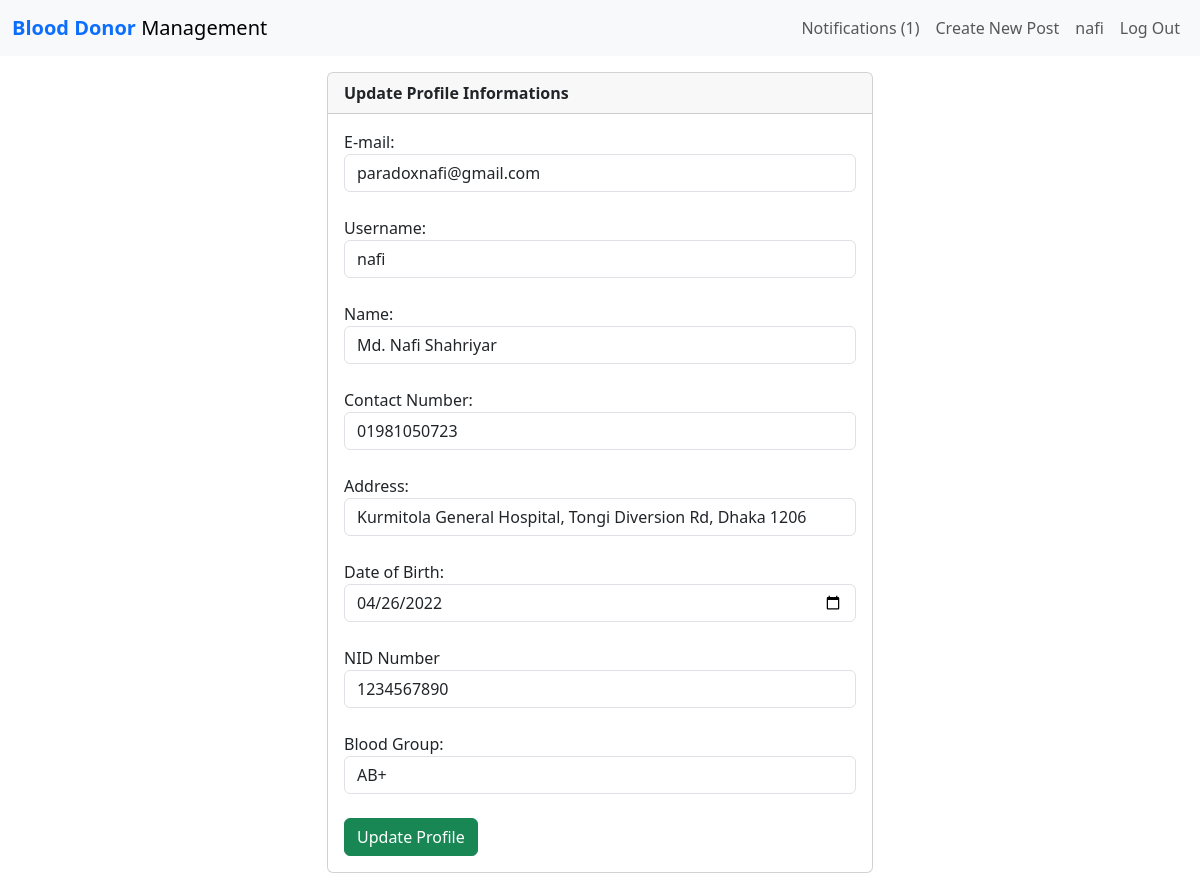
The app's page /auth1/updateProfile/ (signed in), older data.
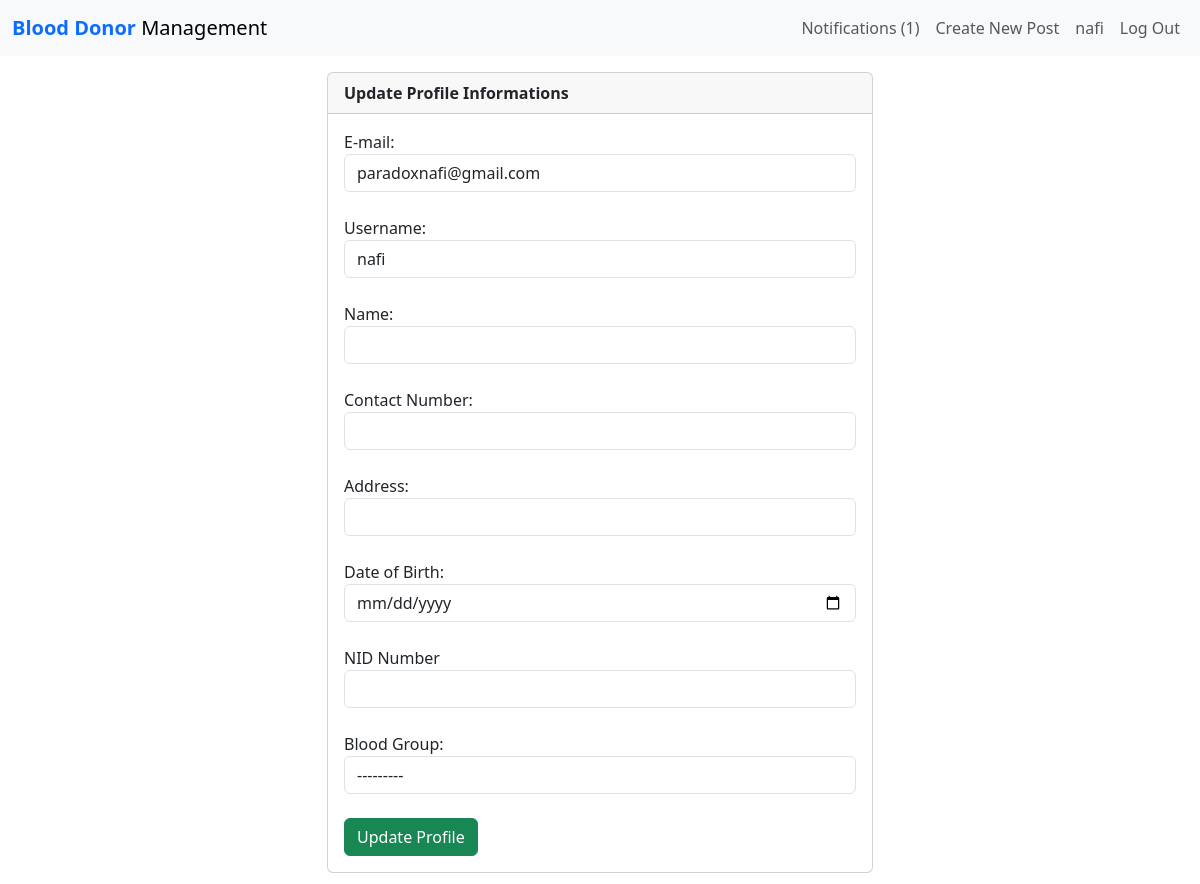
The same page, newer data.
### auth1/models.py (models this page shows, shortened)
class RegisterUser(AbstractBaseUser):
	username				= models.CharField(max_length=50, unique=True)
	name					= models.CharField(max_length=100)
	email					= models.EmailField(max_length=100, unique=True)
	contact_number			= models.CharField(max_length=15)
	address					= models.CharField(max_length=250, null=True, blank=True)
	date_of_birth			= models.DateField(null=True, blank=True) #Fix
	nid						= models.CharField(max_length=13, null=True, blank=True)
	blood_group				= models.CharField(max_length=8, choices=BLOOD_GROUPS, null=True, blank=True)
	date_joined				= models.DateTimeField(verbose_name='date joined', auto_now_add=True)
	last_login				= models.DateTimeField(verbose_name='last login', auto_now=True)
	is_admin				= models.BooleanField(default=False)
	is_active				= models.BooleanField(default=True)
	is_staff				= models.BooleanField(default=False)
	is_superuser			= models.BooleanField(default=False)
	USERNAME_FIELD = 'email'
	REQUIRED_FIELDS = ['username', 'password']
	objects = MyAccountManager()

### auth1/views.py (the view)
# urls.py: path('updateProfile/', views.updateProfileView, name='updateProfile'),
def updateProfileView(request):
    if not request.user.is_authenticated:
        return redirect('logoutUserView')
    context = {}
    if request.POST:
        form = AccountUpdateForm(request.POST, instance=request.user)
        if form.is_valid():
            form.save()
        return redirect('profileUser')
    else:
        form = AccountUpdateForm(
            initial = {
                "email": request.user.email,
                "username": request.user.username,
                "name": request.user.name,
                "contact_number": request.user.contact_number,
                "address": request.user.address,
                "date_of_birth": request.user.date_of_birth,
                "nid": request.user.nid,
                "blood_group": request.user.blood_group,
            }
        )
    context['form'] = form
    return render(request, 'auth1/update_profile.html', context)

### auth1/forms.py (shortened to what this page needs)
class AccountUpdateForm(forms.ModelForm):
    class Meta:
        model = RegisterUser
        fields = {'email', 'username', 'name', 'contact_number', 'address', 'date_of_birth', 'nid', 'blood_group'}
    def __init__(self, *args, **kwargs):
        super().__init__(*args, **kwargs)
        for name, field, in self.fields.items():
            field.widget.attrs.update({'class' : 'form-control'})
        self.fields['date_of_birth'].widget.input_type = 'date'
        self.fields['contact_number'].widget.input_type = 'number'
        self.fields['nid'].widget.input_type = 'number'

### auth1/templates/auth1/update_profile.html (shortened to what this page needs)
{% extends 'post/base.html' %}
{% block content %}
<div class="container">
    <div class="row">
        <div class="col-6 offset-3 my-3">
            <div class="card">
                <div class="card-header">
                    <b>Update Profile Informations</b>
                </div>
                <div class="card-body">
					<form method="POST">
							E-mail: {{form.email}} </br>
							Username: {{form.username}}</br>
							Name: {{form.name}}</br>
							Contact Number: {{form.contact_number}}</br>
							Address: {{form.address}}</br>
							Date of Birth: {{form.date_of_birth}}</br>
							NID Number {{form.nid}}</br>
							Blood Group: {{form.blood_group}}</br>
							<button type="submit" class="btn btn-success">Update Profile</button>
					</form>
				</div>
			</div>
		</div>
	</div>
</div>
{% endblock %}

### post/templates/post/base.html (shortened to what this page needs)
<!DOCTYPE html>
<html lang="en">
<head>
	{% load bootstrap5 %}
	{% bootstrap_css %}
	<nav class="navbar navbar-expand-lg navbar-light bg-light">
		<div class="container-fluid">
			<a class="navbar-brand" href="{% url 'home'%}"> <b class="text-primary"> Blood Donor </b><span>Management</span> </a>
			<div class="collapse navbar-collapse" id="navbarSupportedContent">
			{% if user.is_authenticated %}
				<ul class="navbar-nav ml-auto">
					<li class="nav-item">
						<a class="nav-link" href="auth1/user/{{user.id}}/notifications"> Notifications <span>(1)</span> </a>
					<li class="nav-item">
						<a class="nav-link" href="{% url 'createpost' %}">Create New Post</a>
					</li>
					<li class="nav-item">
						<a class="nav-link" href="{% url 'profileUser'%}">{{user.username}}</a>
					</li>
					<li class="nav-item">
						<a class="nav-link" href="{% url 'logoutUser'%}">Log Out</a>
					</li>
				</ul>
			{% endif %}
			</div>
		</div>
	</nav>
</head>
<body>
	<div id="content", name="content">
		{% block content %}
		{% endblock %}
	</div>
</body>
</html>

Row changes from the older to the newer data that the page shows:
changed RegisterUser "nafi": name "Md. Nafi Shahriyar" → (not shown); contact_number "01981050723" → (not shown); address "Kurmitola General Hospital, Tongi Diversion Rd, Dhaka 1206" → (not shown); date_of_birth "04/26/2022" → (not shown); nid "1234567890" → (not shown); blood_group "AB+" → "---------"
